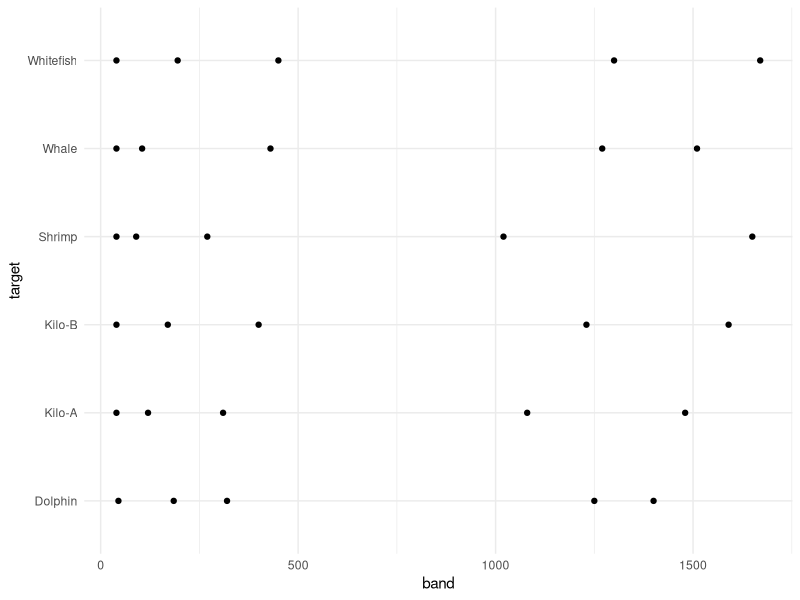
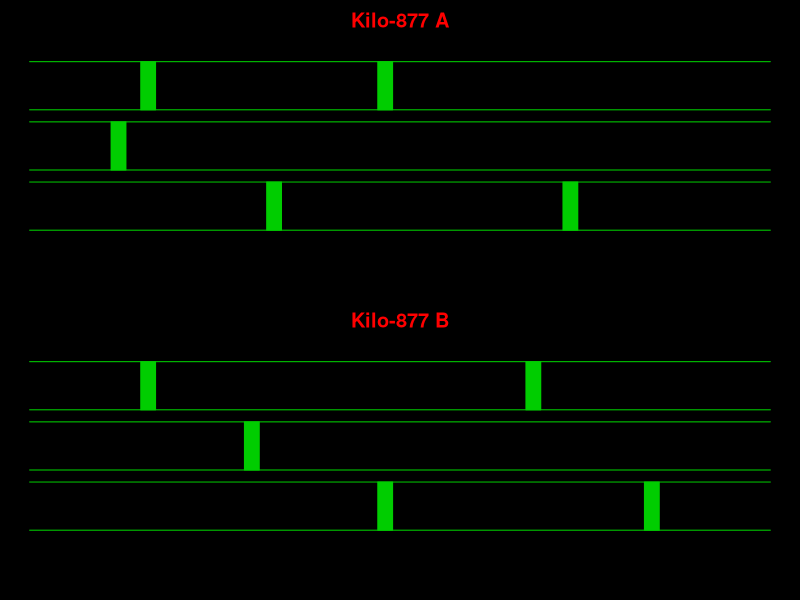
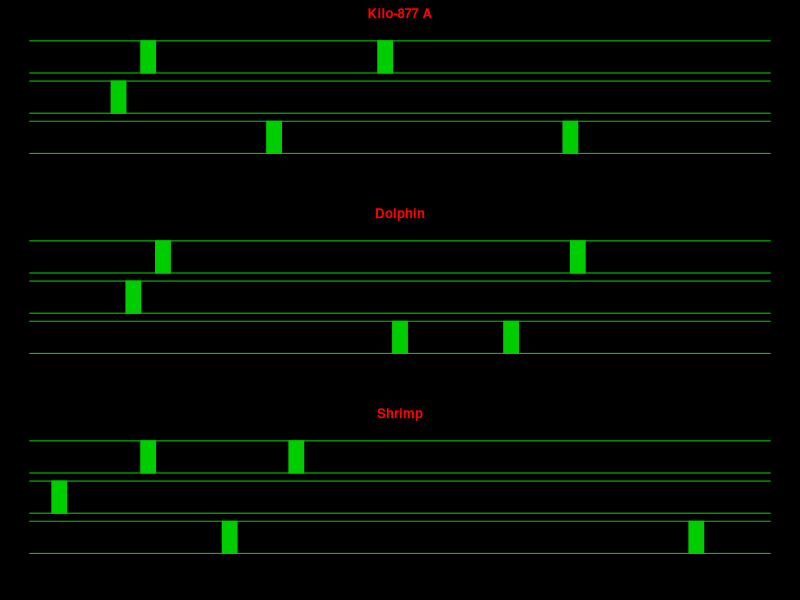
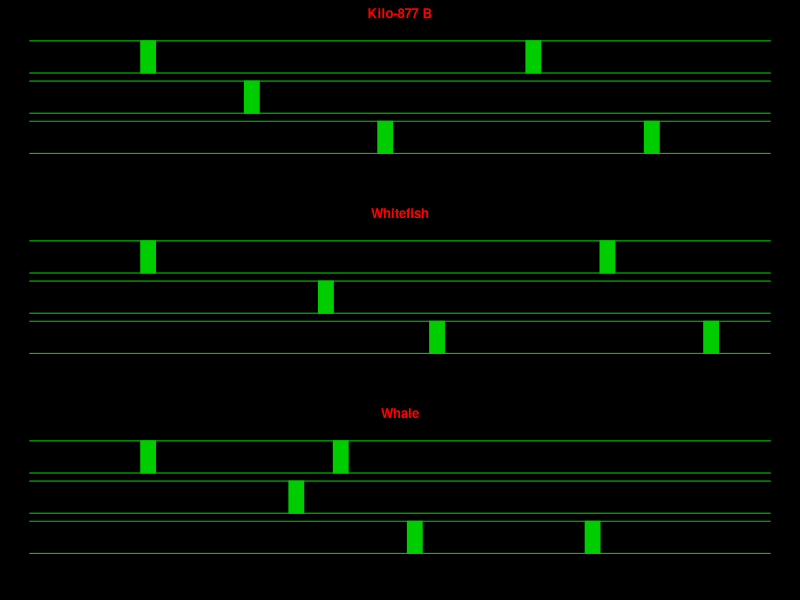

R code for these plots, in order:
## ---- chunk 1

      ## Bands from config/nafc_study1.json (dolphin nudged on bands 1,3,4)
      kiloA <- c(40, 120, 310, 1080, 1480)
      kiloB <- c(40, 170, 400, 1230, 1590)

      bioShrimp <-    c(40, 90, 270, 1020, 1650)
      bioDolphin <-   c(45, 185, 320, 1250, 1400)
      bioWhale <-     c(40, 105, 430, 1270, 1510)
      bioWhitefish <- c(40, 195, 450, 1300, 1670)

      
      stim <- data.frame(target = rep(c("Kilo-A","Kilo-B","Shrimp","Dolphin","Whale","Whitefish"),each=5),
                         band = c(kiloA,kiloB,bioShrimp, bioDolphin,bioWhale,bioWhitefish))
library(ggplot2)
      
stim |> ggplot(aes(y=target,x=band)) + geom_point() + theme_minimal()
## ---- chunk 2
plotWaterfall<- function(signature, title)
{
  ##there should be three bands, 0-250, 250-750, and 750-1750.
  green <- "green3"
  bandwidth <- 1
 par(bg="black",fg=green)
  plot(0,0,xlim=c(0,100),ylim=c(0,4),type="n",bty="n",xlab="",ylab="",axes=F,main=title)
  title(main=title,col.main="red")
  row1 <- signature[signature<250]
  row2 <- signature[signature>=250&signature<750]
  row3 <- signature[signature>=750]
  
  ymin <- 3
  ymax  <- ymin+.8
  xmin <- 0
  xmax <- 250
  for(i in row1)
  {
    valx <- (i - xmin)/(xmax-xmin)*100
    rect(valx-bandwidth,ymin,valx+bandwidth,ymax,col=green)
  }
  
  ymin <- 2
  ymax  <- ymin+.8
  xmin <- 250
  xmax <- 750
  for(i in row2)
  {
    valx <- (i - xmin)/(xmax-xmin)*100
    rect(valx-bandwidth,ymin,valx+bandwidth,ymax,col=green)
  }

    ymin <- 1
  ymax  <- ymin+.8
  xmin <- 750
  xmax <- 1750
  for(i in row3)
  {
    valx <- (i - xmin)/(xmax-xmin) * 100
    rect(valx-bandwidth,ymin,valx+bandwidth,ymax,col=green)
  }
segments(0,1:3,100,1:3)
segments(0,2:4-.2,100,2:4-.2)

}


## ---- chunk 3
par(mfrow=c(2,1),mar=c(0,0,2,0))
plotWaterfall(kiloA,"Kilo-877 A")
plotWaterfall(kiloB,"Kilo-877 B")
## ---- chunk 4
par(mfrow=c(3,1),mar=c(0,0,2,0))
plotWaterfall(kiloA,"Kilo-877 A")
plotWaterfall(bioDolphin,"Dolphin")
plotWaterfall(bioShrimp,"Shrimp")

par(mfrow=c(3,1),mar=c(0,0,2,0))
plotWaterfall(kiloB,"Kilo-877 B")
plotWaterfall(bioWhitefish,"Whitefish")
plotWaterfall(bioWhale,"Whale")
